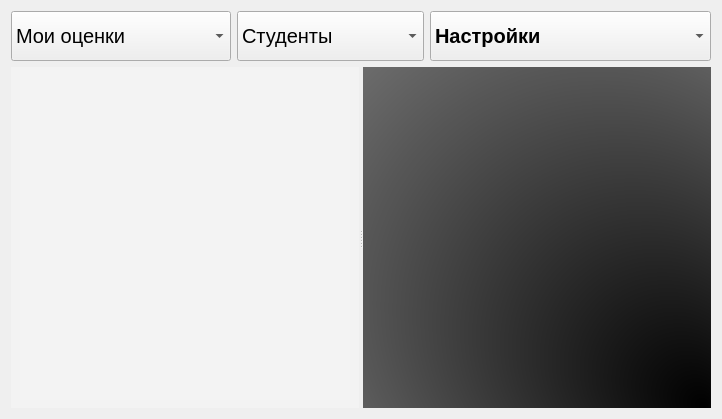
<?xml version="1.0" encoding="UTF-8"?>
<ui version="4.0">
 <class>MainAppWindow</class>
 <widget class="QWidget" name="MainAppWindow">
  <property name="geometry">
   <rect>
    <x>0</x>
    <y>0</y>
    <width>722</width>
    <height>419</height>
   </rect>
  </property>
  <property name="windowTitle">
   <string>Form</string>
  </property>
  <layout class="QVBoxLayout" name="verticalLayout">
   <item>
    <layout class="QHBoxLayout" name="horizontalLayout">
     <property name="sizeConstraint">
      <enum>QLayout::SetMinimumSize</enum>
     </property>
     <item>
      <widget class="QComboBox" name="studentComboBox">
       <property name="minimumSize">
        <size>
         <width>0</width>
         <height>50</height>
        </size>
       </property>
       <property name="font">
        <font>
         <pointsize>15</pointsize>
        </font>
       </property>
       <item>
        <property name="text">
         <string>Мои оценки</string>
        </property>
       </item>
       <item>
        <property name="text">
         <string>Мои предметы</string>
        </property>
       </item>
       <item>
        <property name="text">
         <string>Моё ещё что-нибудь</string>
        </property>
       </item>
      </widget>
     </item>
     <item>
      <widget class="QComboBox" name="commonComboBox">
       <property name="minimumSize">
        <size>
         <width>0</width>
         <height>50</height>
        </size>
       </property>
       <property name="font">
        <font>
         <pointsize>15</pointsize>
        </font>
       </property>
       <item>
        <property name="text">
         <string>Студенты</string>
        </property>
       </item>
       <item>
        <property name="text">
         <string>Группы</string>
        </property>
       </item>
       <item>
        <property name="text">
         <string>Преподаватели</string>
        </property>
       </item>
      </widget>
     </item>
     <item>
      <widget class="QComboBox" name="settingsComboBox">
       <property name="minimumSize">
        <size>
         <width>0</width>
         <height>50</height>
        </size>
       </property>
       <property name="font">
        <font>
         <pointsize>15</pointsize>
         <weight>75</weight>
         <bold>true</bold>
        </font>
       </property>
       <item>
        <property name="text">
         <string>Настройки</string>
        </property>
       </item>
       <item>
        <property name="text">
         <string>О программе</string>
        </property>
       </item>
       <item>
        <property name="text">
         <string>Выйти из учётной записи</string>
        </property>
       </item>
       <item>
        <property name="text">
         <string>Выход из программы</string>
        </property>
       </item>
      </widget>
     </item>
    </layout>
   </item>
   <item>
    <widget class="QSplitter" name="splitter">
     <property name="sizePolicy">
      <sizepolicy hsizetype="Expanding" vsizetype="Expanding">
       <horstretch>0</horstretch>
       <verstretch>0</verstretch>
      </sizepolicy>
     </property>
     <property name="maximumSize">
      <size>
       <width>16777215</width>
       <height>16777215</height>
      </size>
     </property>
     <property name="frameShadow">
      <enum>QFrame::Sunken</enum>
     </property>
     <property name="lineWidth">
      <number>5</number>
     </property>
     <property name="orientation">
      <enum>Qt::Horizontal</enum>
     </property>
     <widget class="QWidget" name="groupView" native="true">
      <property name="minimumSize">
       <size>
        <width>50</width>
        <height>50</height>
       </size>
      </property>
      <property name="autoFillBackground">
       <bool>false</bool>
      </property>
      <property name="styleSheet">
       <string notr="true">background-color: rgb(243, 243, 243);</string>
      </property>
     </widget>
     <widget class="QWidget" name="entityView" native="true">
      <property name="styleSheet">
       <string notr="true">background-color: qradialgradient(spread:pad, cx:0.058, cy:0.0621818, radius:2, fx:0.984, fy:1, stop:0 rgba(0, 0, 0, 255), stop:1 rgba(255, 255, 255, 255));</string>
      </property>
     </widget>
    </widget>
   </item>
  </layout>
 </widget>
 <resources/>
 <connections/>
</ui>
